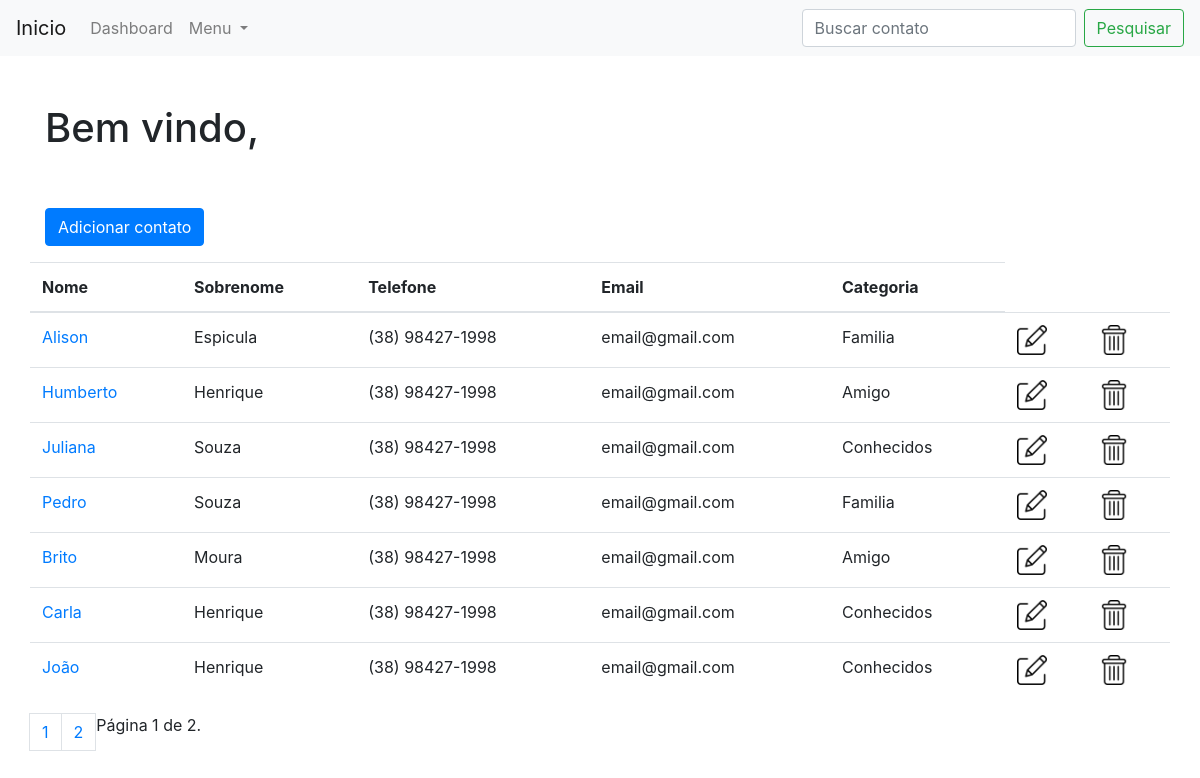
Before: /dashboard/ (signed in) with the older database file.
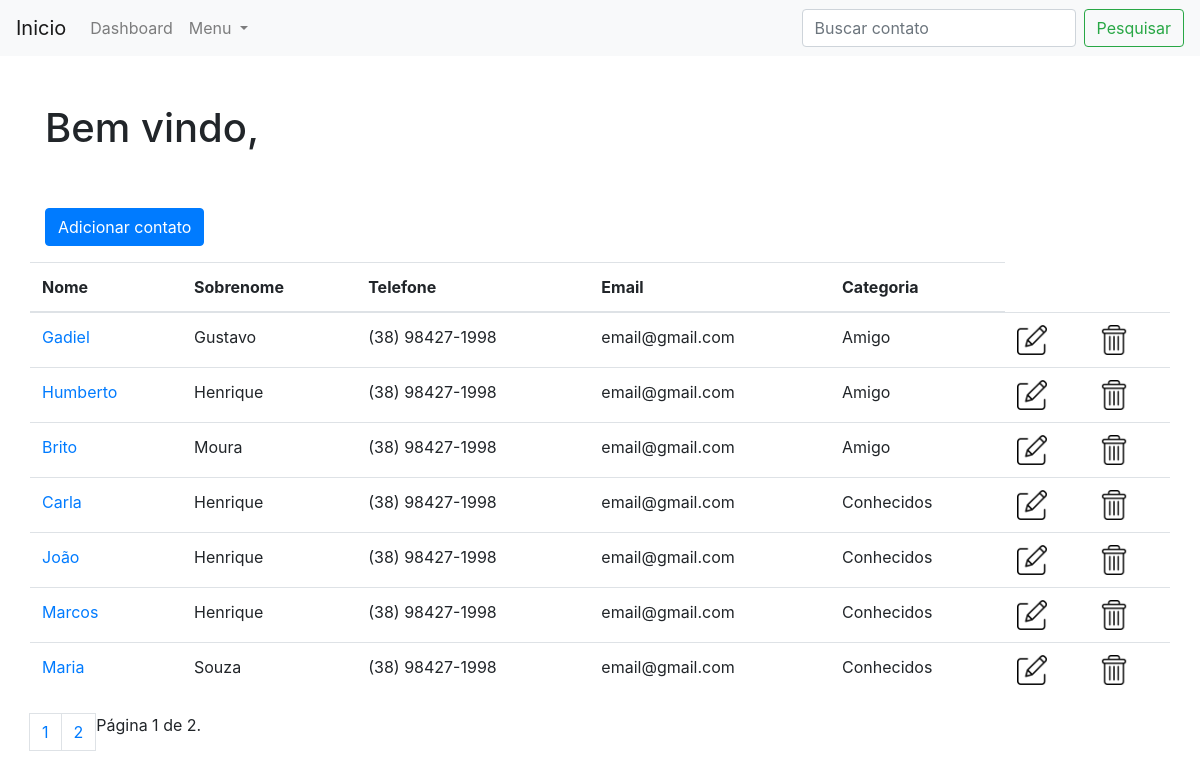
After: the same page with the newer database file.
### contatos/models.py (models this page shows, shortened)
class Contato(models.Model):
    nome = models.CharField(max_length=255)
    sobrenome = models.CharField(max_length=255, blank=True)
    telefone = models.CharField(max_length=255)
    email =  models.CharField(max_length=255, blank=True)
    data_criacao = models.DateTimeField(default=timezone.now)
    descricao = models.TextField(blank=True)
    categoria = models.ForeignKey(Categoria, on_delete=models.DO_NOTHING)
    mostrar = models.BooleanField(default=True)
    foto = models.ImageField(blank=True, upload_to='pictures')

class Categoria(models.Model):
    nome = models.CharField(max_length=255)
    def __str__(self):
        return self.nome

### contatos/views.py (the view)
# urls.py: path("dashboard/", views.dashboard, name='dashboard'),
@login_required(redirect_field_name='login')
def dashboard(request):
    contatos = Contato.objects.order_by('-id').filter(
        mostrar = True
    )
    paginator = Paginator(contatos, 7)
    page = request.GET.get('page')
    contatos = paginator.get_page(page)
    return render(request, 'contatos/dashboard.html', {
        'contatos': contatos
    })

### templates/contatos/dashboard.html (shortened to what this page needs)
{%extends 'base.html'%}
{%block 'content'%}
<h1> Bem vindo, {{user.first_name}} {{user.last_name}} </h1>
<br>
<br>
  <p>
    <a class="btn btn-primary" href="{%url 'novo_contato'%}">
      Adicionar contato
    </a>
  </p>
  </div>
          <table class="table">
            <thead>
              <tr>
                <th>Nome</th>
                <th>Sobrenome</th>
                <th>Telefone</th>
                <th>Email</th>
                <th>Categoria</th>
              </tr>
            </thead>
            <tbody>
              {% for contato in contatos %}
                <tr>
                  <td>
                    <a href="{% url 'mostrar_contato' contato.id %}"> {{contato.nome}}</a>
                  </td>
                  <td>{{contato.sobrenome}}</td>
                  <td>{{contato.telefone}}</td>
                  <td>{{contato.email}}</td>
                  <td>{{contato.categoria}}</td>
                  <td><a href="{%url 'editar_contato' contato.id %}"> <img style="width: 30px" src="../../media/website-related/edit.png"> </img></a></td>
                  <td><a href="{%url 'excluir_contato' contato.id %}"><img style="width: 30px" src="../../media/website-related/delete.png"> </img></a></td>
                </tr>
              {% endfor %}
            </tbody>
          </table>
          <nav>
            <ul class="pagination">
              {% for pagina in contatos.paginator.page_range %}
              <li>
                {%if contatos.number == pagina %}
                  <a class="page-link active" href="?page={{pagina}}&request.GET.get('termo') "> {{pagina}} </a>
                {%else%}
                <a class="page-link" href="?page={{pagina}}&request.GET.get('termo') "> {{pagina}} </a>
                {%endif%}
              </li>
              {% endfor %}
              <span class="current">
                Página {{ contatos.number }} de {{ contatos.paginator.num_pages }}.
              </span>
            </ul>
          </nav>
{%endblock%}

### templates/base.html (shortened to what this page needs)
{% load static %}
<!DOCTYPE html>
<html lang="pt">
<head>
    {% include 'parcials/_head.html' %}
</head>
<body>
    {% include 'parcials/_nav.html' %}
    <div class="container">
    <div class="row">
        <div class="col-lg-12">
        <br><br>
        {% block 'content' %}{% endblock 'content'%}
        </div>
    </div>
</body>
</html>

### templates/parcials/_head.html (shortened to what this page needs)
{% load static%}
<link href="{% static 'vendor/bootstrap/css/bootstrap.min.css' %}" rel="stylesheet">

### templates/parcials/_nav.html (shortened to what this page needs)
<nav class="navbar navbar-expand-lg navbar-light bg-light">
    <a class="navbar-brand" href="{%url 'index'%}">Inicio</a>
    <div class="collapse navbar-collapse" id="navbarSupportedContent">
      <ul class="navbar-nav mr-auto">
        <li class="nav-item">
            <a class="nav-link" href="{% url 'dashboard'%}">Dashboard</a>
          </li>
        <li class="nav-item dropdown">
          <a class="nav-link dropdown-toggle" href="#" id="navbarDropdown" role="button" data-toggle="dropdown" aria-haspopup="true" aria-expanded="false">
            Menu
          </a>
        </li>
      </ul>
      {%if request.path == '/dashboard/'%}
        <form class="form-inline my-2 my-lg-0" method="GET" action="{%url 'busca'%}">
          <input class="form-control mr-sm-2" name="termo" type="search" placeholder="Buscar contato" aria-label="Search">
          <button class="btn btn-outline-success my-2 my-sm-0" type="submit">Pesquisar</button>
        </form>
      {%endif%}
    </div>
  </nav>

Changed rows visible on the page:
removed Contato: nome "Alison", sobrenome "Espicula", telefone "(38) 98427-1998", email "email@gmail.com", categoria "Familia"
removed Contato: nome "Juliana", sobrenome "Souza", telefone "(38) 98427-1998", email "email@gmail.com", categoria "Conhecidos"
removed Contato: nome "Pedro", sobrenome "Souza", telefone "(38) 98427-1998", email "email@gmail.com", categoria "Familia"
added Contato: nome "Gadiel", sobrenome "Gustavo", telefone "(38) 98427-1998", email "email@gmail.com", categoria "Amigo"
now on this page (row unchanged): Contato: nome "Marcos", sobrenome "Henrique", telefone "(38) 98427-1998", email "email@gmail.com", categoria "Conhecidos"
now on this page (row unchanged): Contato: nome "Maria", sobrenome "Souza", telefone "(38) 98427-1998", email "email@gmail.com", categoria "Conhecidos"
